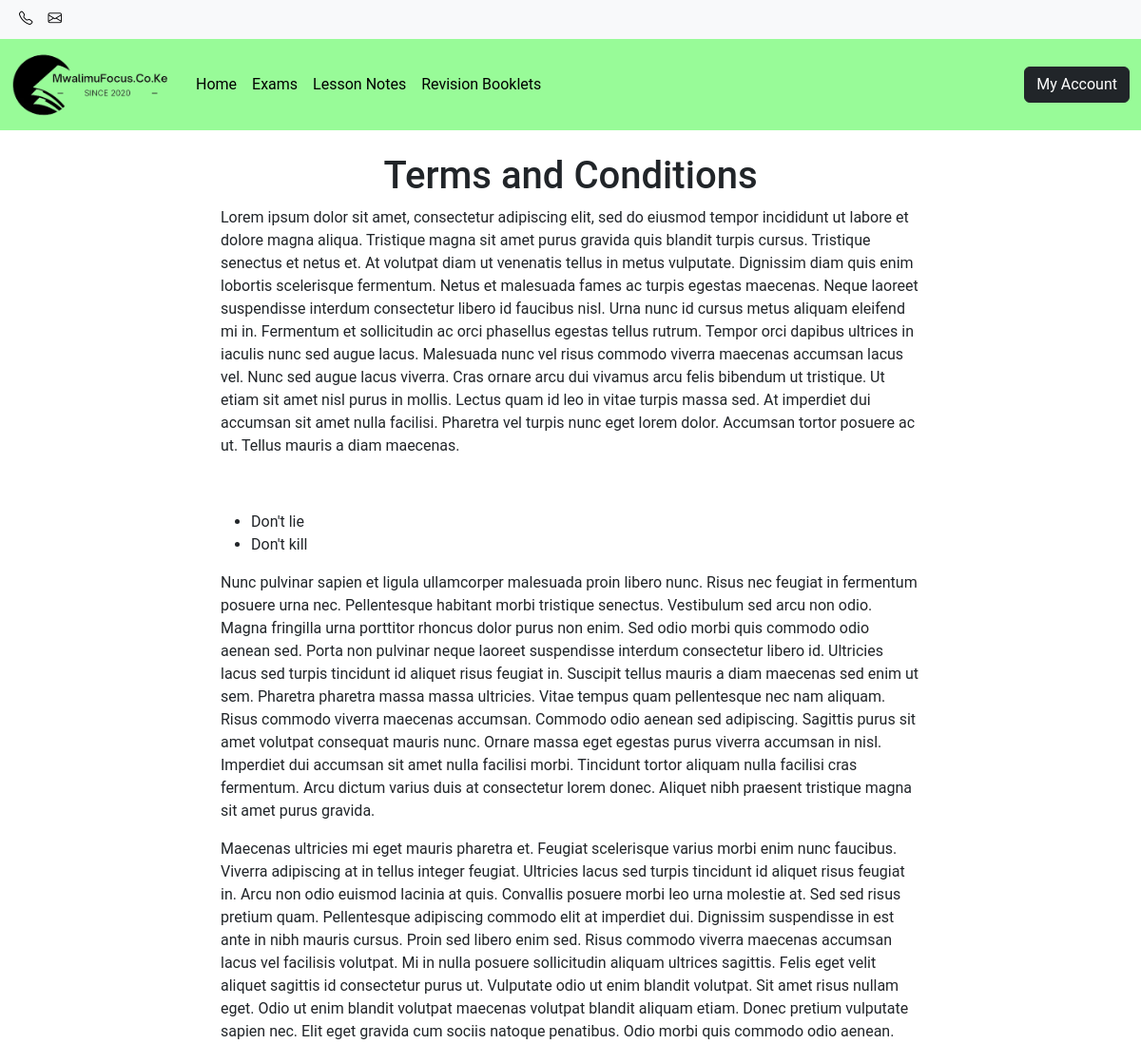
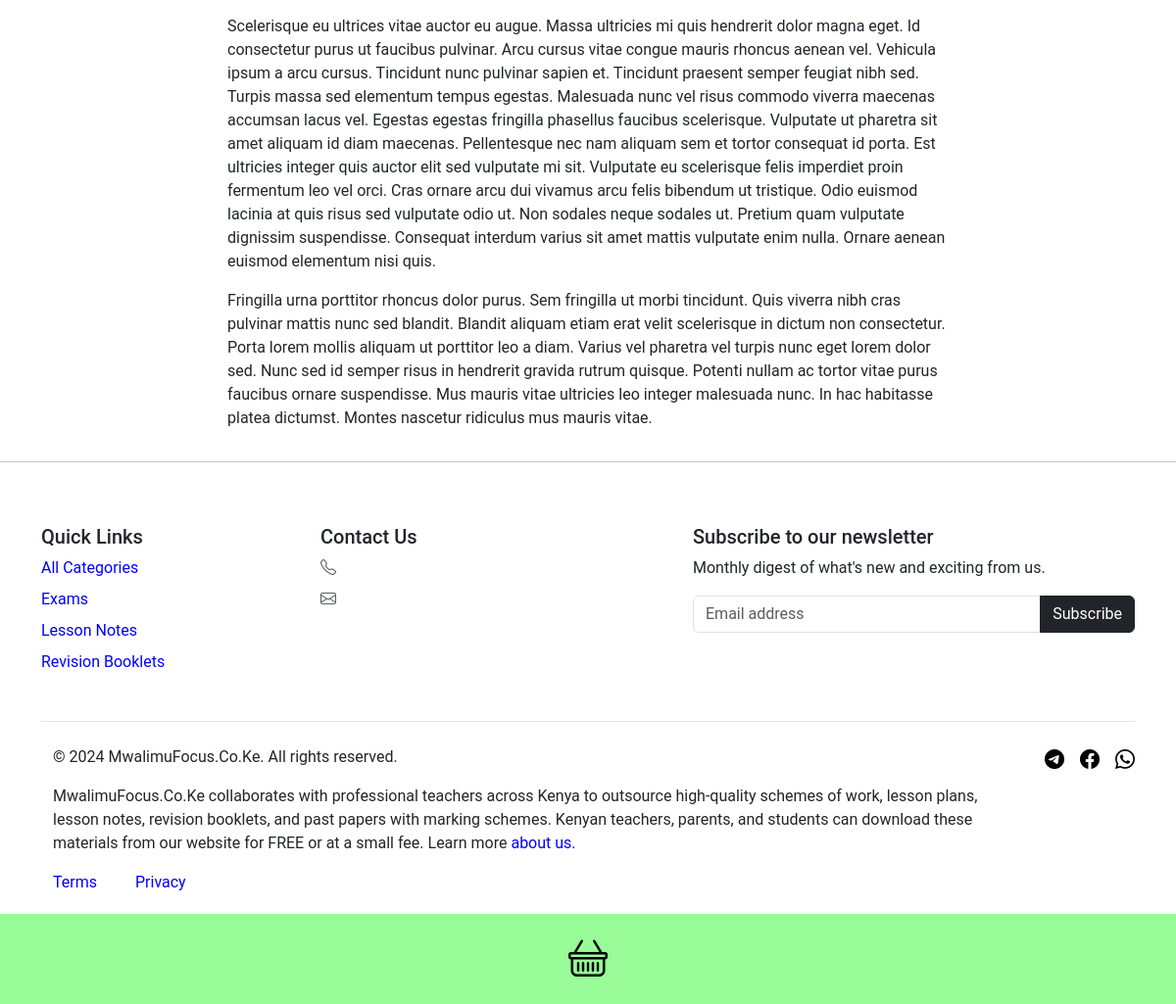
/terms-and-conditions/, run on the app's committed database (2 pictures, top to bottom).
### shop/models.py (models this page shows, shortened)
class Category(models.Model):
    name = models.CharField(max_length=100)
    slug = models.SlugField(unique=True, blank=True)
    created_at = models.DateTimeField(auto_now_add=True, null=True, blank=True)

### pages/models.py (models this page shows, shortened)
class TopLevelPage(models.Model):
    heading = models.CharField(max_length=200)
    meta_title = models.CharField(max_length=200)
    meta_description = models.TextField()
    body = HTMLField()
    slug = models.SlugField(max_length=200, unique=True, blank=True)
    created_at = models.DateTimeField(auto_now_add=True, null=True, blank=True)

### pages/views.py (the view)
# urls.py: path('<slug:slug>/', views.top_level_page_view, name='top_level_page'),
def top_level_page_view(request, slug):
    top_level_page = get_object_or_404(TopLevelPage, slug=slug)
    brand = Brand.objects.last()
    categories_with_items = Category.objects.annotate(num_items=Count('shopitem')).filter(num_items__gt=0)
    menu_items = Category.objects.annotate(num_shopitems=Count('shopitem')).filter(num_shopitems__gt=0).order_by('-num_shopitems')[:5]
    context = {
        'top_level_page': top_level_page,
        'brand': brand,
        'categories_with_items': categories_with_items,
        'menu_items': menu_items
    }
    return render(request, 'top_level_page.html', context)

### pages/templates/top_level_page.html (shortened to what this page needs)
{% load static %}
<!doctype html>
<html lang="en">
  <head>
    <link rel="stylesheet" href="{% static 'css/bootstrap.min.css' %}">
    <link rel="stylesheet" href="{% static 'css/bootstrap-icons.min.css' %}">
    <link rel="stylesheet" href="{% static 'css/styles.css' %}">
  </head>
  <body>
<nav class="navbar navbar-expand-lg navbar-light bg-light text-center" style="padding-top: 0.1rem; padding-bottom: 0.1rem;">
  <div class="container-fluid">
      <div class="collapse navbar-collapse" id="navbarSupportedContent">
          <ul class="navbar-nav me-auto mb-2 mb-lg-0 flex-lg-row">
            <li class="nav-item">
                <a class="nav-link" href="tel:{{ brand.phone_number }}" style="font-size: 0.9rem;">
                    <i class="bi bi-telephone"></i> {{ brand.phone_number }}
                </a>
            </li>
            <li class="nav-item">
                <a class="nav-link" href="mailto:{{ brand.email }}" style="font-size: 0.9rem;">
                    <i class="bi bi-envelope"></i> {{ brand.email }}
                </a>
            </li>
          </ul>
      </div>
  </div>
</nav>
<nav class="navbar sticky-top navbar-expand-lg navbar-light" style="background: {{ brand.primary_color }};">
  <div class="container-fluid">
    <a class="navbar-brand" href="/">
      <img src="{% static 'img/logo.webp' %}" alt="MwalimuFocus.Co.Ke" height="70" width="170" loading="lazy">
    </a>
    <div class="collapse navbar-collapse" id="navbarSupportedContent1">
      <ul class="navbar-nav me-auto mb-2 mb-lg-0">
        <li class="nav-item">
          <a class="nav-link active" aria-current="page" href="/">Home</a>
        </li>
        {% for item in menu_items %}
        <li class="nav-item">
          <a class="nav-link" href="/categories/{{ item.slug }}">{{ item.name }}</a>
        </li>
        {% endfor %}
      </ul>
      <ul class="navbar-nav">
        {% if user.is_authenticated %}
            <li>
              <div class="dropdown">
                <button class="btn btn-dark dropdown-toggle" type="button" data-bs-toggle="dropdown" data-bs-display="static" aria-expanded="false">
                  <i class="bi bi-person-circle"></i> My Profile
                </button>
                <ul class="dropdown-menu dropdown-menu-end dropdown-menu-lg-start">
                  <li><a class="dropdown-item" href="/accounts/dashboard/">Dashboard</a></li>
                  <li><hr class="dropdown-divider"></li>
                  <li><a class="dropdown-item" href="{% url 'logout' %}">Logout</a></li>
                </ul>
              </div>
            </li>
        {% else %}
            <li>
                <button class="btn btn-dark" data-bs-target="#accountModal" data-bs-toggle="modal">My Account</button>
            </li>
        {% endif %}
      </ul>
    </div>
  </div>
</nav>
<main class="container">
  <div class="row justify-content-center align-items-center">
    <div class="col-md-8">
      <article class="blog-post mt-4">
        <h1 class="blog-post-title text-center">{{ top_level_page.heading }}</h1>
        {{ top_level_page.body|safe }}
      </article>
    </div>
  </div>
</main>
<hr>
<div class="container">
  <footer class="py-5">
    <div class="row">
      <div class="col-12 col-md-3 mb-3">
        <h5>Quick Links</h5>
        <ul class="nav flex-column">
          <li class="nav-item mb-2">
            <a href="/categories/" style="text-decoration: none; color: blue;">All Categories</a>
          </li>
          {% for item in categories_with_items %}
          <li class="nav-item mb-2">
            <a href="/categories/{{ item.slug }}/" style="text-decoration: none; color: blue;">{{ item.name }}</a>
          </li>
          {% endfor %}
        </ul>
      </div>
      <div class="col-12 col-md-3 mb-3">
        <h5>Contact Us</h5>
        <ul class="nav flex-column">
          <li class="nav-item mb-2"><a href="tel:{{ brand.phone_number }}" class="nav-link p-0 text-body-secondary"><i class="bi bi-telephone"></i> {{ brand.phone_number }}</a></li>
          <li class="nav-item mb-2"><a href="mailto:{{ brand.email }}" class="nav-link p-0 text-body-secondary email-link"><i class="bi bi-envelope"></i> {{ brand.email }}</a></li>
        </ul>
      </div>
      <div class="col-md-5 offset-md-1 mb-3 subscriber-creation-div">
        <h5>Subscribe to our newsletter</h5>
        <p>Monthly digest of what's new and exciting from us.</p>
        <div class="input-group">
            <input id="newsletterEmail" type="text" class="form-control" placeholder="Email address">
            <button id="subscribeButton" class="btn btn-dark">Subscribe</button>
        </div>
      </div>
    </div>
    <div class="d-flex flex-column flex-sm-row justify-content-between py-4 my-4 border-top">
      <div class="container">
        <div class="row">
            <div class="col">
                <p>&copy; 2024 MwalimuFocus.Co.Ke. All rights reserved.</p>
            </div>
        </div>
        <div class="row">
            <div class="col">
                <p>MwalimuFocus.Co.Ke collaborates with professional teachers across Kenya to outsource high-quality schemes of work, lesson plans, lesson notes, revision booklets, and past papers with marking schemes. Kenyan teachers, parents, and students can download these materials from our website for FREE or at a small fee. Learn more <a href="/about-us/" style="text-decoration: none; color: blue;">about us.</a></p>
            </div>
        </div>
        <div class="row">
          <div class="col-1">
              <p><a href="/terms-and-conditions/" style="text-decoration: none; color: blue;">Terms</a></p>
          </div>
          <div class="col-1">
              <p><a href="/privacy-policy/" style="text-decoration: none; color: blue;">Privacy</a></p>
          </div>
        </div>
      </div>
      <ul class="list-unstyled d-flex">
        <li class="ms-3" style="font-size: 20px;"><a class="link-body-emphasis" href="#"><i class="bi bi-telegram"></i></a></li>
        <li class="ms-3" style="font-size: 20px;"><a class="link-body-emphasis" href="#"><i class="bi bi-facebook"></i></a></li>
        <li class="ms-3" style="font-size: 20px;"><a class="link-body-emphasis" href="#"><i class="bi bi-whatsapp"></i></a></li>
      </ul>
    </div>
  </footer>
  <div class="add-to-cart row text-center py-3 mb-n2 fixed-bottom" style="background-color: {{ brand.primary_color }}">
    <div class="col">
      <div class="position-relative">
        <a class="cart-link" href="/checkout/"><i class="bi bi-basket cart-basket"></i></a>
      </div>
    </div>
  </div>
</div>
  </body>
</html>

### staticfiles/css/styles.css (style rules this page uses)
body { font-family:'Roboto',sans-serif!important }
.nav-item a { color:#000;text-decoration:none }
.cart-basket { font-size:40px;oolor:#000 }
.cart-link { color:black!important }
.position-relative { position:relative }

### data on the page
Category: name "Exams"
Category: name "Lesson Notes"
Category: name "Revision Booklets"
TopLevelPage: heading "Terms and Conditions", body "Lorem ipsum dolor sit amet, consectetur adipiscing elit, sed do eiusmod tempor incididunt ut labore et dolore magna aliqua. Tristique magna sit amet purus gravida quis blandit turpis cursus. Tristique senectus et netus et. At volutpat diam ut venenatis tellus in metus vulputate. Dignissim diam quis enim lobortis scelerisque fermentum. Netus et malesuada fames ac turpis egestas maecenas. Neque laoreet suspendisse interdum consectetur libero id faucibus nisl. Urna nunc id cursus metus aliquam eleifend mi in. Fermentum et sollicitudin ac orci phasellus egestas tellus rutrum. Tempor orci dapibus ultrices in iaculis nunc sed augue lacus. Malesuada nunc vel risus commodo viverra maecenas accumsan…"
